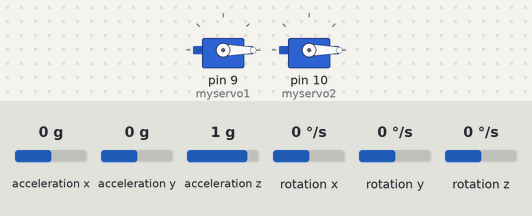
Bench run of a sketch on a simulated Arduino Uno, built with avr-gcc and run on an emulated ATmega328P. Shown: 2 × servo. The test bench sets the inputs (shaded band); at power-on: acceleration x 0 g, acceleration y 0 g, acceleration z 1 g, rotation x 0 °/s, rotation y 0 °/s, rotation z 0 °/s.

Above: at 5.2 s.
5.3 s: acceleration x set to -1.4 g
At 6.4 s:
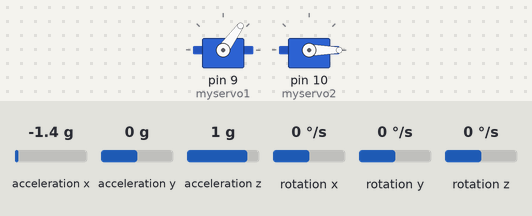
6.8 s: acceleration y set to -1.4 g
At 7.3 s:
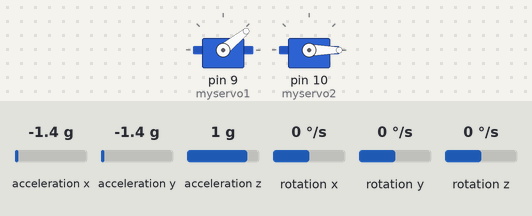
8.3 s: acceleration y set to 0.8 g
At 9.5 s:
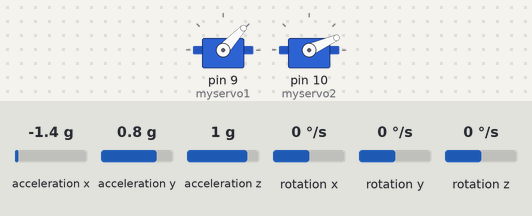
9.8 s: acceleration z set to 0 g
At 10.3 s:
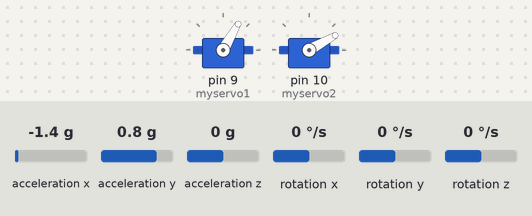
11.3 s: acceleration x set to -0.8 g
At 12.4 s:
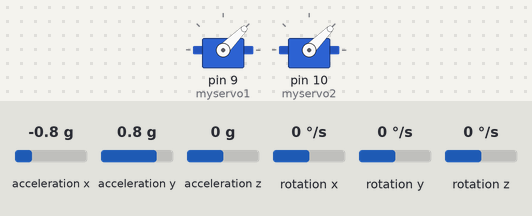
12.8 s: acceleration z set to -1.4 g
At 13.3 s:
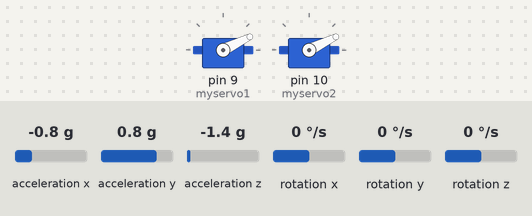
Timing chart, 0 to 15.3 s (numbered marks = the images above; inputs shaded):
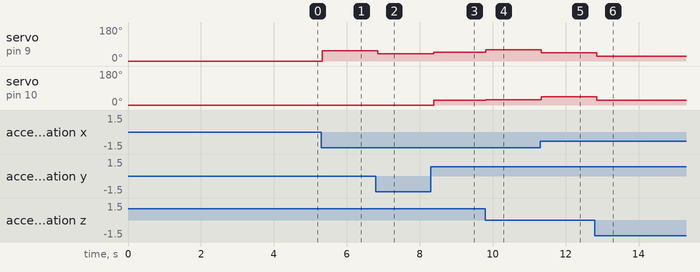

The sketch:

mpu_gyro_servo.ino
```cpp
// (licence header left out)
 /*
  * 예제2 (스몰프로젝트) 자이로센서로
  * 2축팬틸트 프레임을 제어해보라!
  * 바닥쪽 서보모터는 D9에 연결했고
  * 머리쪽 서보모터는 D10에 연결했다.
  */

#include "Wire.h"
#include <MPU6050_light.h>
#include <Servo.h>

Servo myservo1;
Servo myservo2;
MPU6050 mpu(Wire);

long timer = 0;

void setup() {
  Serial.begin(9600);
  Wire.begin();
  mpu.begin();
  //Serial.println(F("Calculating gyro offset, do not move MPU6050"));
  delay(1000);
  mpu.calcGyroOffsets();
  //Serial.println("Done!\n");
  myservo1.attach(9); //바닥
  myservo2.attach(10); //머리
}

void loop() {
  mpu.update();

  if(millis() - timer > 100){ // print data every second
    //Serial.print(F("TEMPERATURE  : "));Serial.println(mpu.getTemp());
    //Serial.print(F("ACCELERO   X : "));
    //가속도센서값
    //Serial.print(mpu.getAccX());
    //Serial.print(",");
    //Serial.print(mpu.getAccY());
    //Serial.print(",");
    //Serial.println(mpu.getAccZ());

    //Serial.print(F("GYRO       X : "));
    //자이로센서
    //Serial.print(mpu.getGyroX());
    //Serial.print(",");
    //Serial.print(mpu.getGyroY());
    //Serial.print(",");
    //Serial.println(mpu.getGyroZ());

    //Serial.print(F("ACC ANGLE  X : "));Serial.print(mpu.getAccAngleX());
    //Serial.print("\tY : ");Serial.println(mpu.getAccAngleY());

    //Serial.print(F("ANGLE      X : "));
    //각도
    myservo2.write(mpu.getAngleX());
    //Serial.print(constrain(mpu.getAngleX(),0,180));
    //Serial.print(",");
    //Serial.print(mpu.getAngleY());
    //Serial.print(",");
    myservo1.write(mpu.getAngleY());
    //Serial.println(constrain(mpu.getAngleZ()+90,0,180));
    //Serial.println(F("=======================================================\n"));

    timer = millis();
  }

}
```

Measured:
- after the input at 5.3 s, servo on pin 9 (myservo1): 0° → 54° at once
- after the input at 6.8 s, servo on pin 9 (myservo1): 54° → 39° after 0.05 s
- after the input at 8.3 s, servo on pin 9 (myservo1): 39° → 47° after 0.08 s; servo on pin 10 (myservo2): 0° → 24° after 0.08 s
- after the input at 9.8 s, servo on pin 9 (myservo1): 47° → 60° at once; servo on pin 10 (myservo2): 24° → 29° at once
- after the input at 11.3 s, servo on pin 9 (myservo1): 60° → 45° at once; servo on pin 10 (myservo2): 29° → 45° at once
- after the input at 12.8 s, servo on pin 9 (myservo1), servo on pin 10 (myservo2): 45° → 26° after 0.06 s
